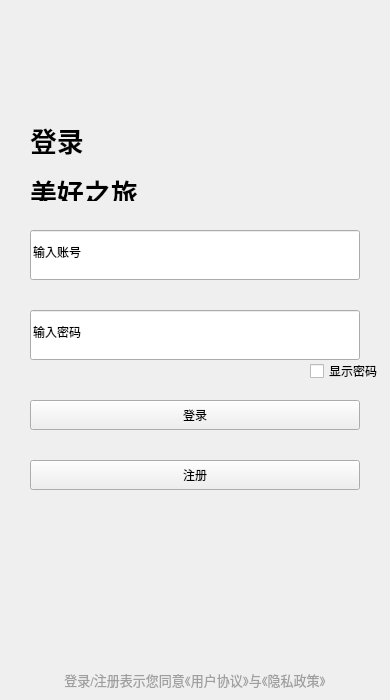
<?xml version="1.0" encoding="UTF-8"?>
<ui version="4.0">
 <class>MainWindow</class>
 <widget class="QMainWindow" name="MainWindow">
  <property name="enabled">
   <bool>true</bool>
  </property>
  <property name="geometry">
   <rect>
    <x>0</x>
    <y>0</y>
    <width>390</width>
    <height>700</height>
   </rect>
  </property>
  <property name="minimumSize">
   <size>
    <width>390</width>
    <height>700</height>
   </size>
  </property>
  <property name="maximumSize">
   <size>
    <width>390</width>
    <height>700</height>
   </size>
  </property>
  <property name="windowTitle">
   <string>MainWindow</string>
  </property>
  <widget class="QWidget" name="LoginImage">
   <property name="enabled">
    <bool>true</bool>
   </property>
   <widget class="QLabel" name="p_login">
    <property name="enabled">
     <bool>true</bool>
    </property>
    <property name="geometry">
     <rect>
      <x>30</x>
      <y>120</y>
      <width>111</width>
      <height>81</height>
     </rect>
    </property>
    <property name="minimumSize">
     <size>
      <width>111</width>
      <height>81</height>
     </size>
    </property>
    <property name="maximumSize">
     <size>
      <width>111</width>
      <height>81</height>
     </size>
    </property>
    <property name="text">
     <string>&lt;html&gt;&lt;head/&gt;&lt;body&gt;&lt;p&gt;&lt;span style=&quot; font-size:20pt; font-weight:700;&quot;&gt;登录&lt;/span&gt;&lt;/p&gt;&lt;p&gt;&lt;span style=&quot; font-size:20pt; font-weight:700;&quot;&gt;美好之旅&lt;/span&gt;&lt;/p&gt;&lt;/body&gt;&lt;/html&gt;</string>
    </property>
   </widget>
   <widget class="QLabel" name="label_prot">
    <property name="geometry">
     <rect>
      <x>40</x>
      <y>670</y>
      <width>310</width>
      <height>20</height>
     </rect>
    </property>
    <property name="sizePolicy">
     <sizepolicy hsizetype="Preferred" vsizetype="Preferred">
      <horstretch>0</horstretch>
      <verstretch>0</verstretch>
     </sizepolicy>
    </property>
    <property name="minimumSize">
     <size>
      <width>310</width>
      <height>20</height>
     </size>
    </property>
    <property name="maximumSize">
     <size>
      <width>310</width>
      <height>20</height>
     </size>
    </property>
    <property name="cursor">
     <cursorShape>ArrowCursor</cursorShape>
    </property>
    <property name="text">
     <string>&lt;html&gt;&lt;head/&gt;&lt;body&gt;&lt;p&gt;&lt;span style=&quot; font-size:10pt; color:#9f9f9f;&quot;&gt;登录/注册表示您同意《用户协议》与《隐私政策》&lt;/span&gt;&lt;/p&gt;&lt;/body&gt;&lt;/html&gt;</string>
    </property>
    <property name="alignment">
     <set>Qt::AlignCenter</set>
    </property>
   </widget>
   <widget class="QPushButton" name="btn_login">
    <property name="geometry">
     <rect>
      <x>30</x>
      <y>400</y>
      <width>330</width>
      <height>30</height>
     </rect>
    </property>
    <property name="minimumSize">
     <size>
      <width>330</width>
      <height>30</height>
     </size>
    </property>
    <property name="maximumSize">
     <size>
      <width>330</width>
      <height>30</height>
     </size>
    </property>
    <property name="text">
     <string>登录</string>
    </property>
   </widget>
   <widget class="QCheckBox" name="cbtn_showpwd">
    <property name="geometry">
     <rect>
      <x>310</x>
      <y>360</y>
      <width>81</width>
      <height>22</height>
     </rect>
    </property>
    <property name="text">
     <string>显示密码</string>
    </property>
   </widget>
   <widget class="QPushButton" name="btn_register">
    <property name="geometry">
     <rect>
      <x>30</x>
      <y>460</y>
      <width>330</width>
      <height>30</height>
     </rect>
    </property>
    <property name="minimumSize">
     <size>
      <width>330</width>
      <height>30</height>
     </size>
    </property>
    <property name="maximumSize">
     <size>
      <width>330</width>
      <height>30</height>
     </size>
    </property>
    <property name="text">
     <string>注册</string>
    </property>
   </widget>
   <widget class="QLineEdit" name="password">
    <property name="enabled">
     <bool>true</bool>
    </property>
    <property name="geometry">
     <rect>
      <x>30</x>
      <y>310</y>
      <width>330</width>
      <height>50</height>
     </rect>
    </property>
    <property name="minimumSize">
     <size>
      <width>330</width>
      <height>50</height>
     </size>
    </property>
    <property name="maximumSize">
     <size>
      <width>330</width>
      <height>50</height>
     </size>
    </property>
    <property name="text">
     <string>输入密码</string>
    </property>
   </widget>
   <widget class="QLineEdit" name="account">
    <property name="enabled">
     <bool>true</bool>
    </property>
    <property name="geometry">
     <rect>
      <x>30</x>
      <y>230</y>
      <width>330</width>
      <height>50</height>
     </rect>
    </property>
    <property name="minimumSize">
     <size>
      <width>330</width>
      <height>50</height>
     </size>
    </property>
    <property name="maximumSize">
     <size>
      <width>330</width>
      <height>50</height>
     </size>
    </property>
    <property name="text">
     <string>输入账号</string>
    </property>
   </widget>
   <widget class="QLabel" name="background">
    <property name="geometry">
     <rect>
      <x>-390</x>
      <y>-270</y>
      <width>1920</width>
      <height>1080</height>
     </rect>
    </property>
    <property name="text">
     <string>&lt;!DOCTYPE HTML PUBLIC &quot;-//W3C//DTD HTML 4.0//EN&quot; &quot;http://www.w3.org/TR/REC-html40/strict.dtd&quot;&gt;
&lt;html&gt;&lt;head&gt;&lt;meta name=&quot;qrichtext&quot; content=&quot;1&quot; /&gt;&lt;meta charset=&quot;utf-8&quot; /&gt;&lt;style type=&quot;text/css&quot;&gt;
p, li { white-space: pre-wrap; }
hr { height: 1px; border-width: 0; }
li.unchecked::marker { content: &quot;\2610&quot;; }
li.checked::marker { content: &quot;\2612&quot;; }
&lt;/style&gt;&lt;/head&gt;&lt;body style=&quot; font-family:'Microsoft YaHei UI'; font-size:9pt; font-weight:400; font-style:normal;&quot;&gt;
&lt;p style=&quot; margin-top:0px; margin-bottom:0px; margin-left:0px; margin-right:0px; -qt-block-indent:0; text-indent:0px;&quot;&gt;&lt;img src=&quot;:/MyImage/Image/background.jpg&quot; /&gt;&lt;/p&gt;&lt;/body&gt;&lt;/html&gt;</string>
    </property>
   </widget>
   <zorder>background</zorder>
   <zorder>p_login</zorder>
   <zorder>label_prot</zorder>
   <zorder>btn_login</zorder>
   <zorder>cbtn_showpwd</zorder>
   <zorder>btn_register</zorder>
   <zorder>password</zorder>
   <zorder>account</zorder>
  </widget>
 </widget>
 <resources/>
 <connections/>
</ui>
